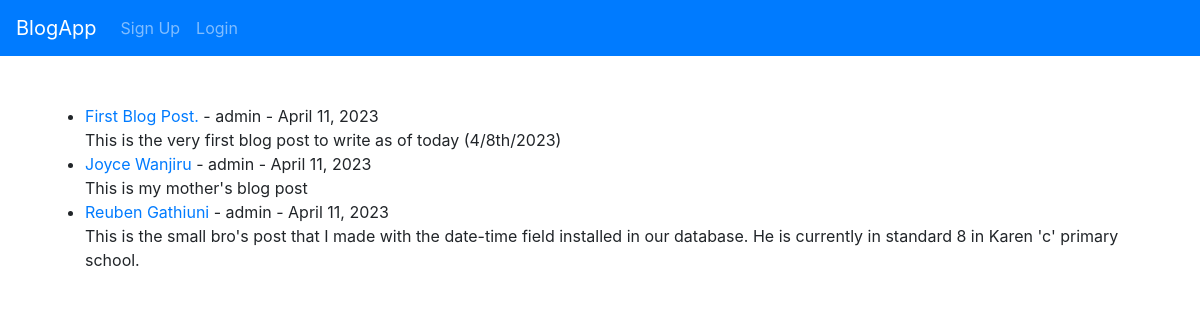
The app's page /, older data.
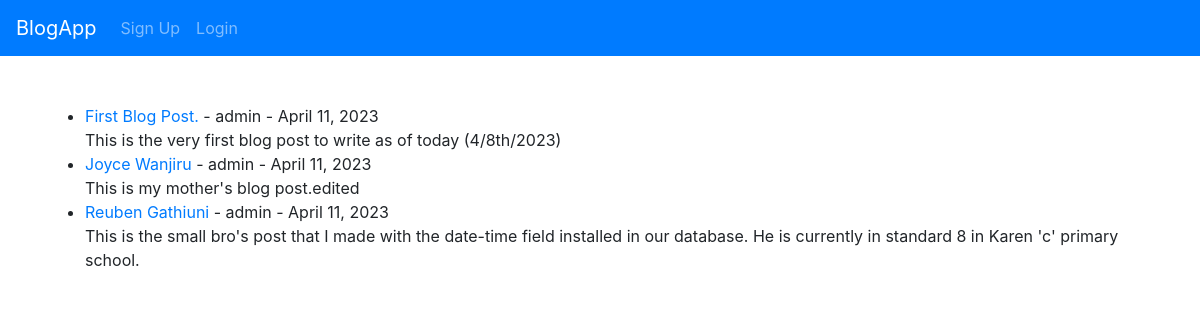
The same page, newer data.
### BlogApp/models.py (models this page shows, shortened)
class Post(models.Model):
    title = models.CharField(max_length=255)
    title_tag = models.CharField(max_length=255)
    author = models.ForeignKey(User, on_delete=models.CASCADE)
    body = models.TextField()
    post_date = models.DateField(auto_now_add = True)
    category = models.CharField(max_length=255, default="First Posts")

### BlogApp/views.py (the view)
# urls.py: path('', HomeView.as_view(), name="home"),
class HomeView(ListView):
    model = Post
    template_name = "home.html"
    ordering = ['-post_date']

### BlogApp/templates/home.html (shortened to what this page needs)
{% extends 'base.html' %}
{% block content %}
    <ul>
            {% for post in object_list %}
                <li>
                  <a href="{% url 'article' post.pk %}" > {{post.title}} </a>
                    - {{post.author}} - {{ post.post_date }}
                    <br/>
                    {{ post.body|slice:":255" }}
                </li>
            {% endfor %}
    </ul>
{% endblock %}

Row changes from the older to the newer data that the page shows:
changed Post "Joyce Wanjiru": body "This is my mother's blog post" → "This is my mother's blog post.edited"
